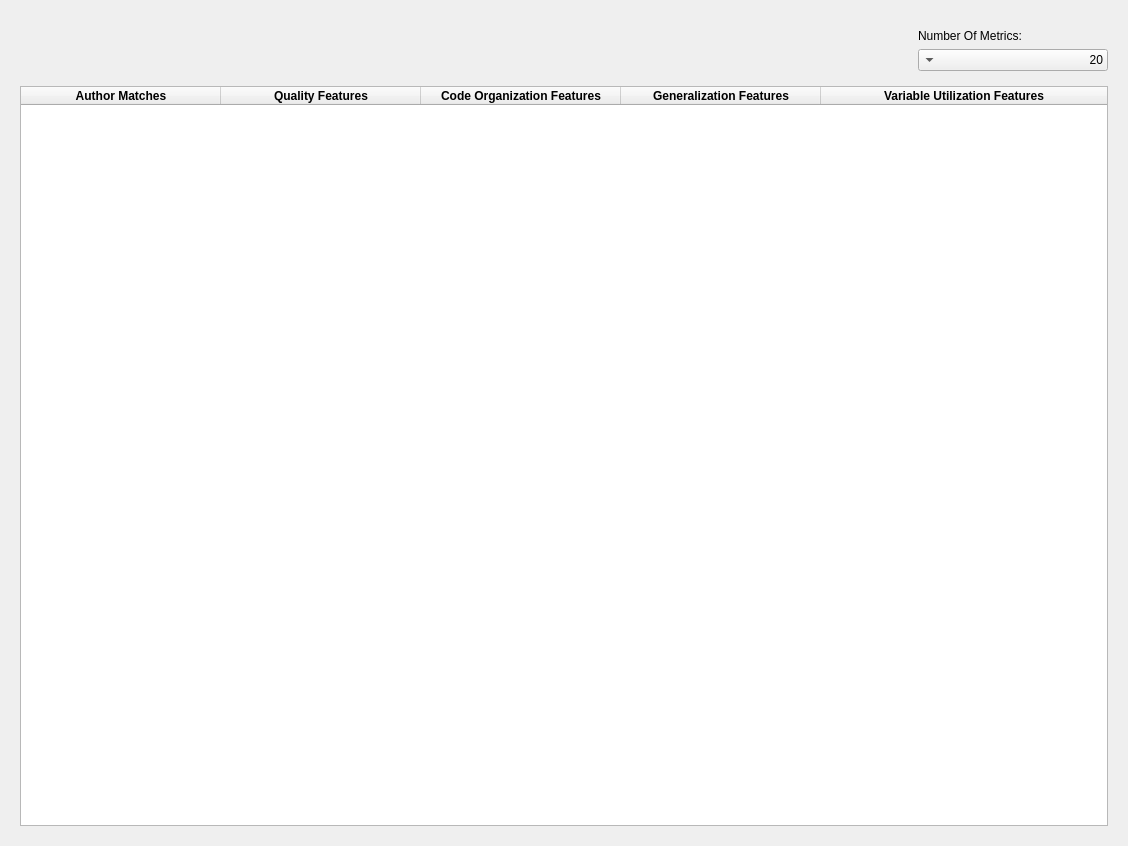
<?xml version="1.0" encoding="UTF-8"?>
<ui version="4.0">
 <class>Form</class>
 <widget class="QWidget" name="Form">
  <property name="geometry">
   <rect>
    <x>0</x>
    <y>0</y>
    <width>1128</width>
    <height>846</height>
   </rect>
  </property>
  <property name="windowTitle">
   <string>Form</string>
  </property>
  <layout class="QVBoxLayout" name="verticalLayout">
   <item>
    <widget class="QScrollArea" name="scrollArea">
     <property name="frameShape">
      <enum>QFrame::NoFrame</enum>
     </property>
     <property name="lineWidth">
      <number>0</number>
     </property>
     <property name="widgetResizable">
      <bool>true</bool>
     </property>
     <widget class="QWidget" name="scrollAreaWidgetContents">
      <property name="geometry">
       <rect>
        <x>0</x>
        <y>0</y>
        <width>1110</width>
        <height>828</height>
       </rect>
      </property>
      <layout class="QGridLayout" name="gridLayout">
       <item row="2" column="0">
        <widget class="QWidget" name="widget" native="true">
         <property name="minimumSize">
          <size>
           <width>0</width>
           <height>30</height>
          </size>
         </property>
         <property name="maximumSize">
          <size>
           <width>200</width>
           <height>16777215</height>
          </size>
         </property>
         <property name="layoutDirection">
          <enum>Qt::RightToLeft</enum>
         </property>
         <layout class="QGridLayout" name="gridLayout_2">
          <property name="leftMargin">
           <number>10</number>
          </property>
          <property name="rightMargin">
           <number>0</number>
          </property>
          <item row="0" column="0">
           <widget class="QLabel" name="label">
            <property name="maximumSize">
             <size>
              <width>200</width>
              <height>16777215</height>
             </size>
            </property>
            <property name="text">
             <string>Number Of Metrics:</string>
            </property>
           </widget>
          </item>
          <item row="1" column="0">
           <widget class="QComboBox" name="comboBox">
            <property name="maximumSize">
             <size>
              <width>200</width>
              <height>16777215</height>
             </size>
            </property>
            <property name="currentIndex">
             <number>0</number>
            </property>
            <item>
             <property name="text">
              <string>20</string>
             </property>
            </item>
           </widget>
          </item>
         </layout>
        </widget>
       </item>
       <item row="3" column="0">
        <widget class="QTableWidget" name="tableWidget">
         <property name="rowCount">
          <number>0</number>
         </property>
         <attribute name="horizontalHeaderVisible">
          <bool>true</bool>
         </attribute>
         <attribute name="horizontalHeaderCascadingSectionResizes">
          <bool>true</bool>
         </attribute>
         <attribute name="horizontalHeaderDefaultSectionSize">
          <number>200</number>
         </attribute>
         <attribute name="horizontalHeaderStretchLastSection">
          <bool>true</bool>
         </attribute>
         <column>
          <property name="text">
           <string>Author Matches</string>
          </property>
          <property name="font">
           <font>
            <weight>75</weight>
            <bold>true</bold>
           </font>
          </property>
         </column>
         <column>
          <property name="text">
           <string>Quality Features</string>
          </property>
          <property name="font">
           <font>
            <weight>75</weight>
            <bold>true</bold>
           </font>
          </property>
         </column>
         <column>
          <property name="text">
           <string>Code Organization Features</string>
          </property>
          <property name="font">
           <font>
            <weight>75</weight>
            <bold>true</bold>
           </font>
          </property>
         </column>
         <column>
          <property name="text">
           <string>Generalization Features</string>
          </property>
          <property name="font">
           <font>
            <weight>75</weight>
            <bold>true</bold>
           </font>
          </property>
         </column>
         <column>
          <property name="text">
           <string>Variable Utilization Features</string>
          </property>
          <property name="font">
           <font>
            <weight>75</weight>
            <bold>true</bold>
           </font>
          </property>
         </column>
        </widget>
       </item>
      </layout>
     </widget>
    </widget>
   </item>
  </layout>
 </widget>
 <resources/>
 <connections/>
</ui>
